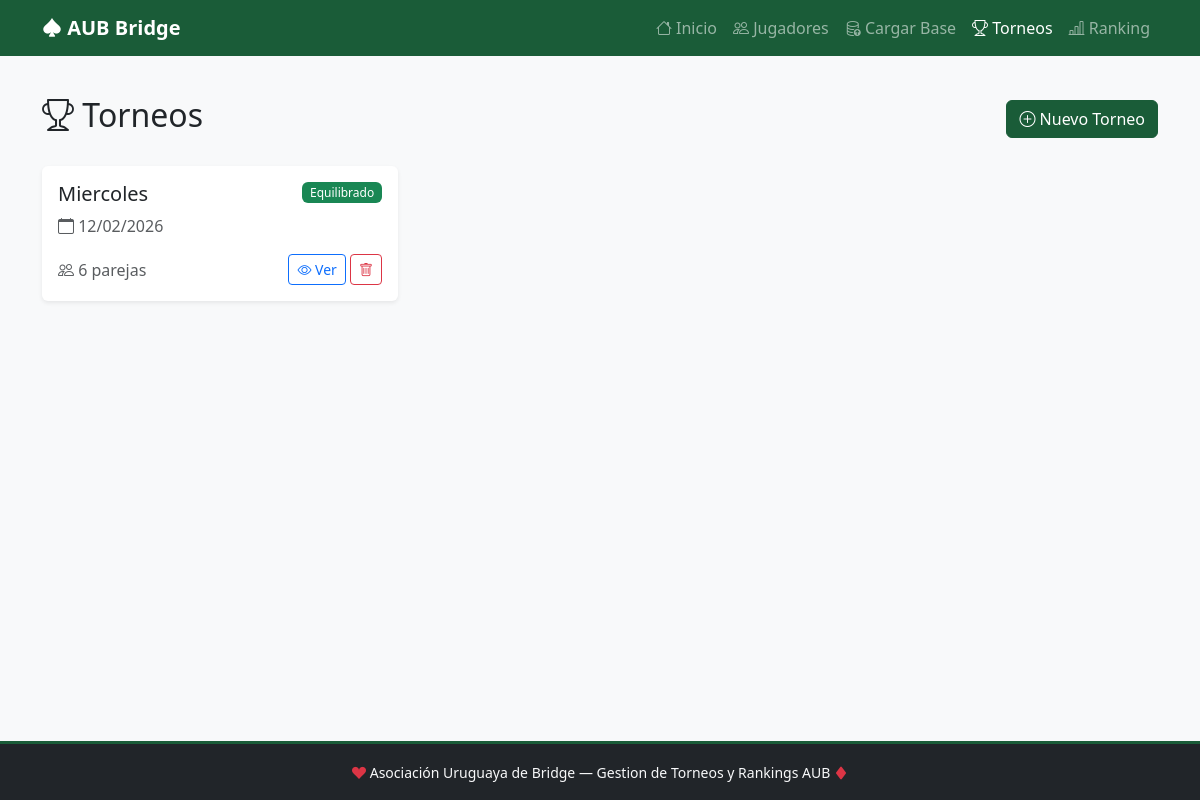
Page /torneos/ on the committed database.
### bridge/models.py (models this page shows, shortened)
class Torneo(models.Model):
    ESTADO_CHOICES = [
        ('configuracion', 'Configuración'),
        ('equilibrado', 'Equilibrado'),
    ]
    nombre = models.CharField(max_length=200)
    fecha = models.DateField(default=date.today)
    tipo = models.CharField(max_length=50, null=True, blank=True, default='handicap')
    estado = models.CharField(max_length=20, choices=ESTADO_CHOICES, default='configuracion')
    created_at = models.DateTimeField(auto_now_add=True)
    class Meta:
        db_table = 'torneos'
        ordering = ['-fecha']
    @property
    def cantidad_parejas(self):
        return self.parejas.count()

### bridge/views.py (the view)
# urls.py: path('torneos/', views.torneos, name='torneos'),
def torneos(request):
    lista = Torneo.objects.order_by('-fecha')
    return render(request, 'torneos.html', {'torneos': lista})

### templates/torneos.html (shortened to what this page needs)
{% extends "base.html" %}
{% block content %}
<div class="d-flex justify-content-between align-items-center mb-4">
    <h2><i class="bi bi-trophy"></i> Torneos</h2>
    <a href="{% url 'torneo_nuevo' %}" class="btn btn-bridge">
        <i class="bi bi-plus-circle"></i> Nuevo Torneo
    </a>
</div>
{% if torneos %}
<div class="row g-4">
    {% for torneo in torneos %}
    <div class="col-md-6 col-lg-4">
        <div class="card border-0 shadow-sm h-100">
            <div class="card-body">
                <div class="d-flex justify-content-between align-items-start mb-2">
                    <h5 class="card-title mb-0">{{ torneo.nombre }}</h5>
                    {% if torneo.estado == 'equilibrado' %}
                        <span class="badge bg-success">Equilibrado</span>
                    {% else %}
                        <span class="badge bg-secondary">Configurando</span>
                    {% endif %}
                </div>
                <p class="text-muted mb-3">
                    <i class="bi bi-calendar"></i> {{ torneo.fecha|date:"d/m/Y" }}
                </p>
                <div class="d-flex justify-content-between align-items-center">
                    <span class="text-muted">
                        <i class="bi bi-people"></i> {{ torneo.cantidad_parejas }} parejas
                    </span>
                    <div>
                        <a href="{% url 'torneo_detalle' id=torneo.id %}"
                           class="btn btn-sm btn-outline-primary">
                            <i class="bi bi-eye"></i> Ver
                        </a>
                        <form action="{% url 'torneo_eliminar' id=torneo.id %}"
                              method="POST" class="d-inline"
                              onsubmit="return confirm('¿Eliminar el torneo {{ torneo.nombre }}?')">
                            <button type="submit" class="btn btn-sm btn-outline-danger">
                                <i class="bi bi-trash"></i>
                            </button>
                        </form>
                    </div>
                </div>
            </div>
        </div>
    </div>
    {% endfor %}
</div>
{% endif %}
{% endblock %}

### static/css/style.css (style rules this page uses)
:root { --bridge-green: #1a5c38; --bridge-green-light: #237a4b; --bridge-green-dark: #12432a; --ns-color: #2563eb; --eo-color: #dc2626; }
.btn-bridge { background-color: var(--bridge-green); border-color: var(--bridge-green); color: #fff; }
.card { transition: transform 0.15s ease; }
.badge { font-weight: 500; }
body { background-color: #f8f9fa; min-height: 100vh; display: flex; flex-direction: column; }

### rows in the picture
Torneo: nombre "Miercoles", estado "Equilibrado", fecha "12/02/2026", cantidad_parejas "6"
